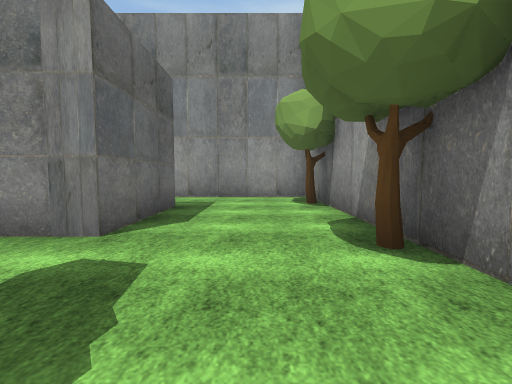
View 1 (above)

23 first-person views from a walk through a scene from a Unity 3-D project. The camera is 1.3 m above the floor, tilts 4° down and sees 90° across. The floor is counted in squares, 2 m on a side. Each view is taken from the middle of a square. On the plan, view 1 faces up. The plan holds only what a view shows up to about 9 squares ahead; the rest is blank. The player character is not drawn. Some surface patterns are stand-ins.

View 2
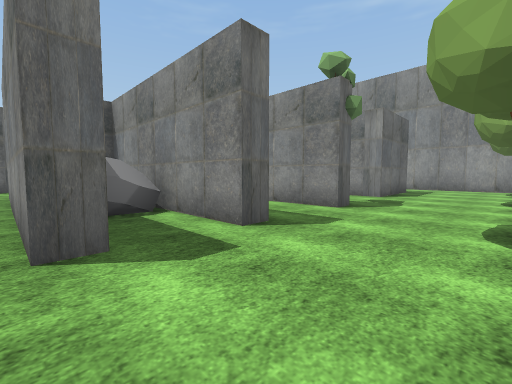

View 3
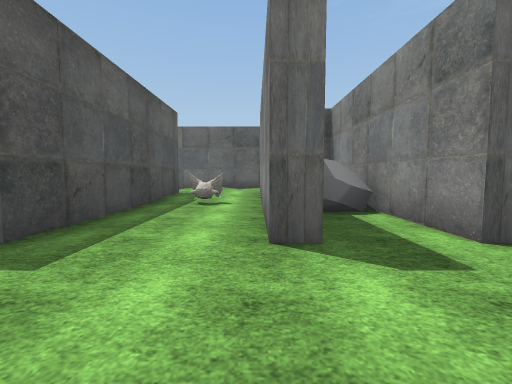

View 4
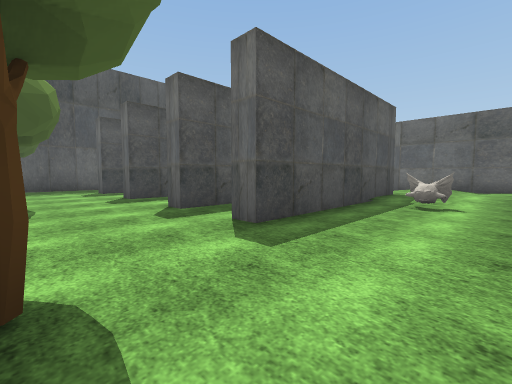

View 5
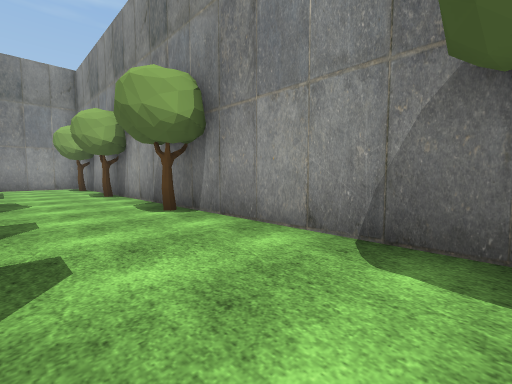

View 6
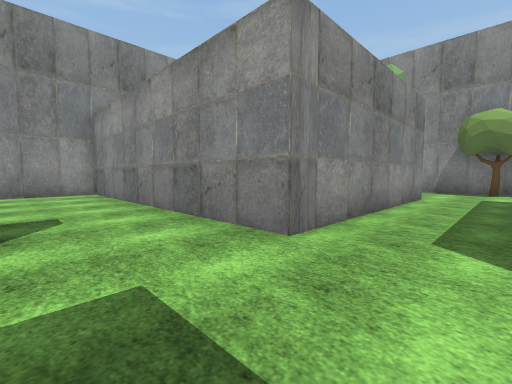

View 7
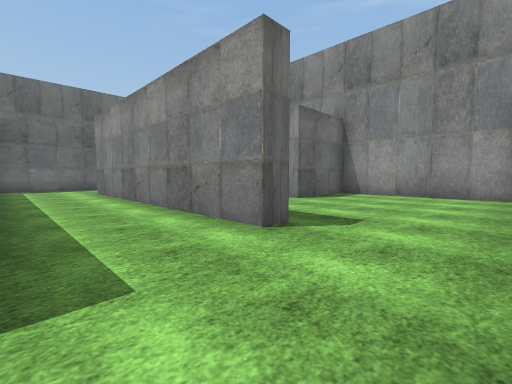

View 8
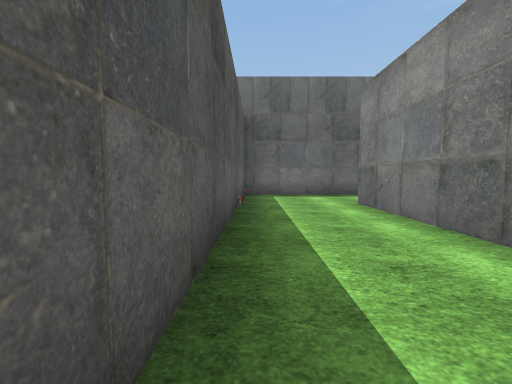

View 9
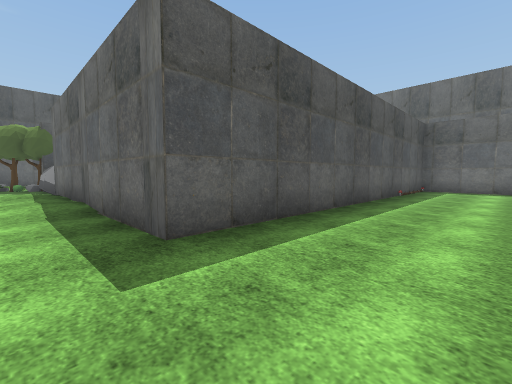

View 10
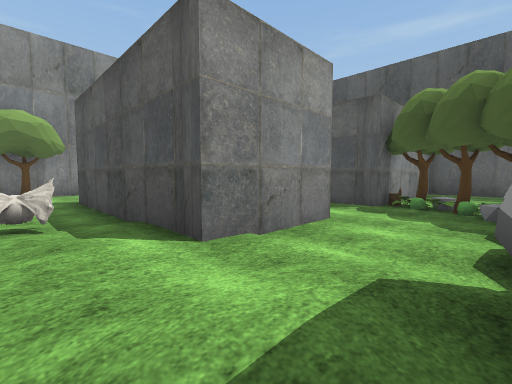

View 11
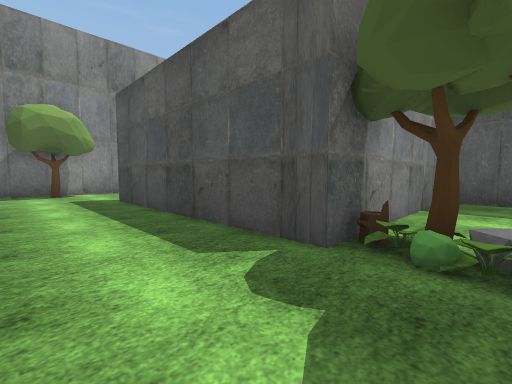

View 12
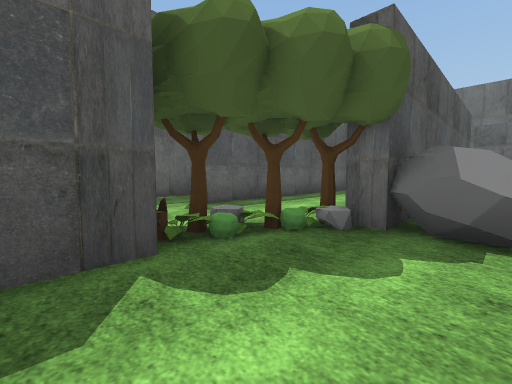

View 13
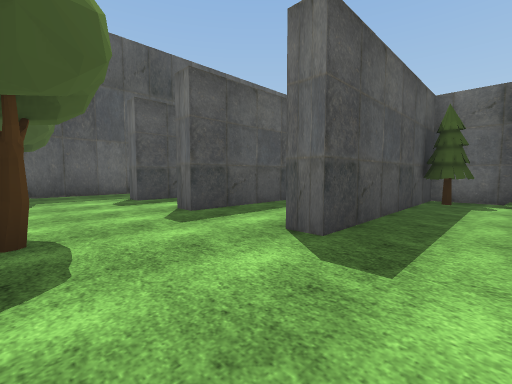

View 14
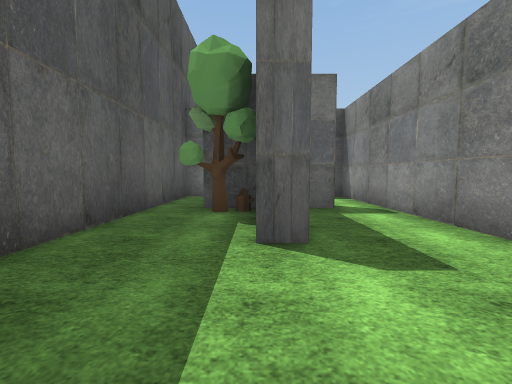

View 15
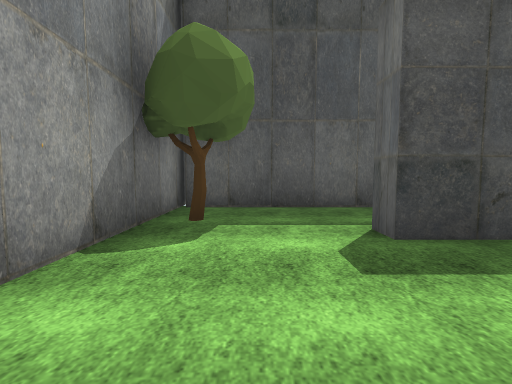

View 16
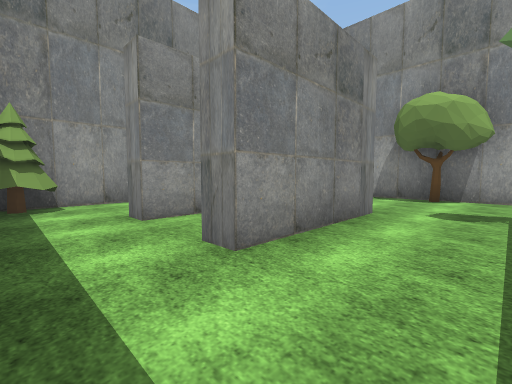

View 17
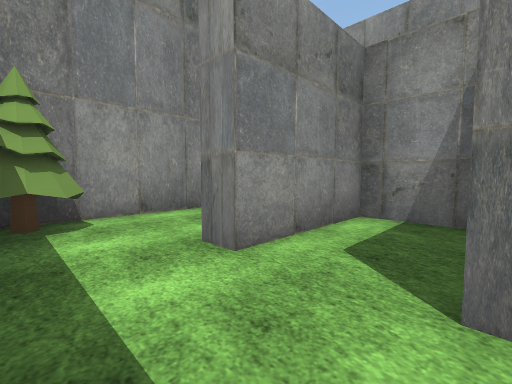

View 18
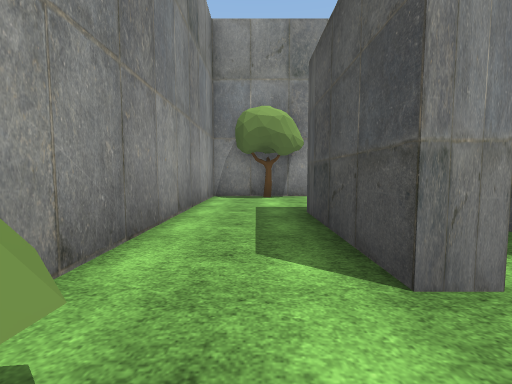

View 19
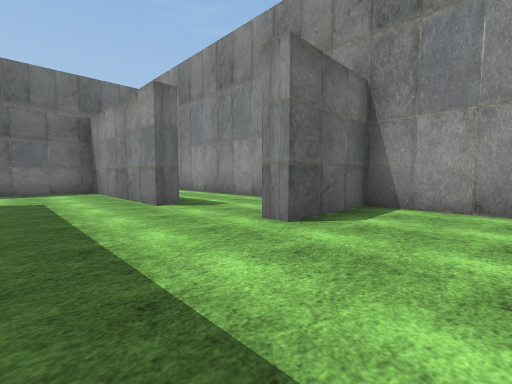

View 20
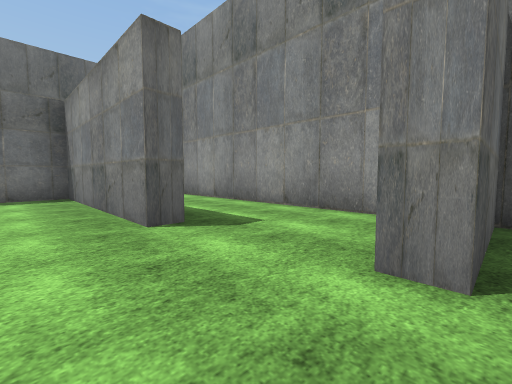

View 21
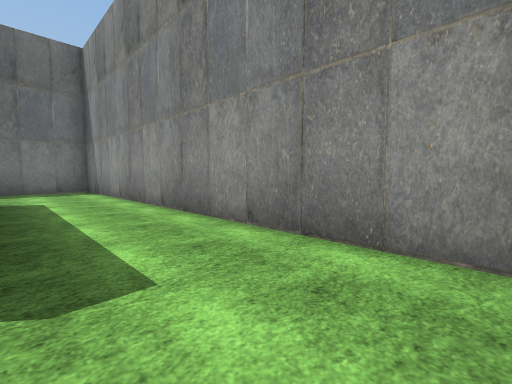

View 22
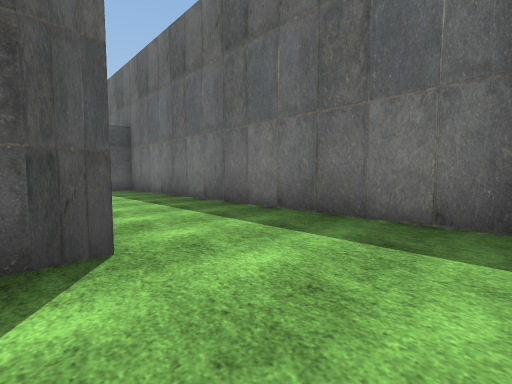

View 23
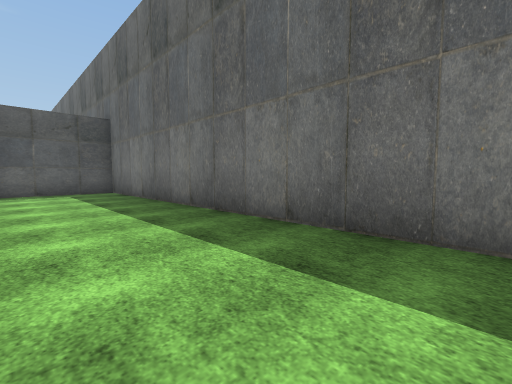

### Floor plan
Key: @ floor where view 1 was taken; # wall or solid block; x gap in a wall; . main floor; : floor 0.25 m higher than the main floor; / step, stairs or slope; T tree; R rock; S stump; O other object.
Columns run from 23 left of view 1 to 2 right of it. Each row starts with its distance up from view 1.
  8 ################# ########
  7 #...........#...#T.......#
  6 #...........#...#.......T#
  5 #...#####...#...#..###...#
  4 #...#...........#....#...#
  3 #...#...........#..###...#
  2 #...#..#######..#.......T#
  1 #...#...........#........#
  0 #...#...........#####T.@.#
 -1 #...#..O.................#
 -2 #...##########......##..T#
 -3 #...         #..  ###....#
 -4 ####         #..## RR#...#
 -5              #:::/x......#
 -6              #//::x.....##
 -7              #///#####..T#
 -8              #//##.......#
 -9              RR.#TT###...#
-10              RR..........#
-11              #..........T#
-12              .TT######...#
-13           .....TS........#
-14          .......#  #.....#
-15          #####..#  S##...#
-16              ...# .xT...T#
-17              #############

Where each view was taken, in squares from view 1:
view 1: 0 up, 0 right, facing up
view 2: 5 down, 1 right, facing up-left
view 3: 5 down, 1 right, facing left
view 4: 5 down, 1 right, facing down-left
view 5: 6 down, 1 left, facing up-right
view 6: 2 down, 9 left, facing up-right
view 7: 1 down, 7 left, facing up-left
view 8: 1 down, 11 left, facing left
view 9: 1 up, 8 left, facing down-left
view 10: 6 down, 9 left, facing down-right
view 11: 10 down, 8 left, facing down-right
view 12: 10 down, 6 left, facing down-left
view 13: 8 down, 1 right, facing down-left
view 14: 15 down, 1 right, facing left
view 15: 12 down, 0 right, facing down
view 16: 1 up, 6 left, facing up-right
view 17: 3 up, 6 left, facing up-right
view 18: 6 up, 6 left, facing right
view 19: 2 up, 9 left, facing up-left
view 20: 3 up, 11 left, facing up-left
view 21: 5 up, 12 left, facing up-left
view 22: 7 up, 19 left, facing down-left
view 23: 6 up, 20 left, facing down-left
